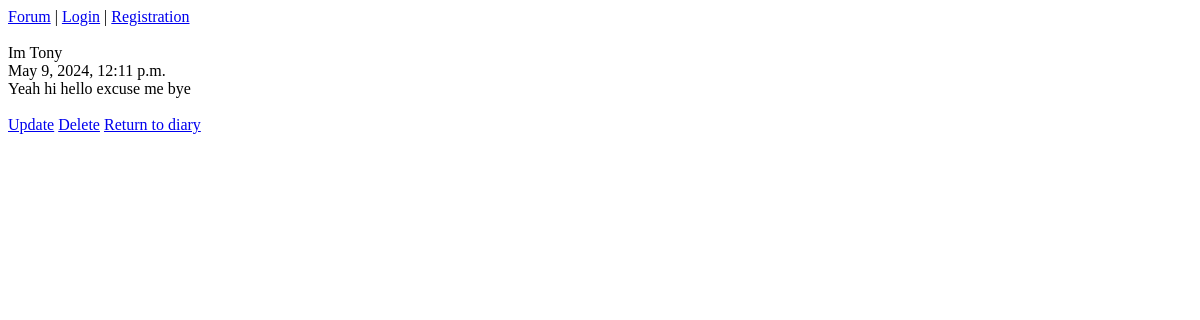
Before: /3 with the older database file.
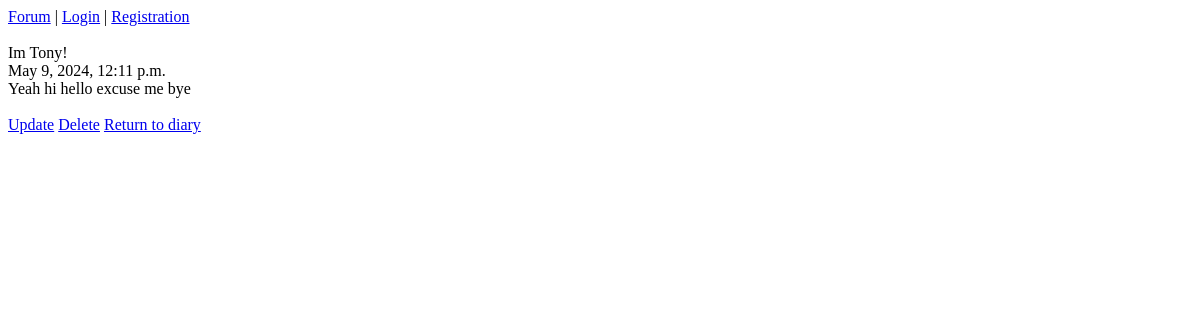
After: the same page with the newer database file.
### main/models.py (models this page shows, shortened)
class Note(models.Model):
    title = models.CharField(max_length=50)
    body = models.TextField()
    date = models.DateTimeField(auto_now_add=True)
    author = models.ForeignKey(User, on_delete=models.CASCADE, default=None)

### main/views.py (the view)
# urls.py: path('<int:pk>', views.ViewNote.as_view(), name='view_note'),
class ViewNote(DeleteView):
    model = Note
    template_name = 'main/view_note.html'
    context_object_name = 'view_note'

### main/templates/main/view_note.html (shortened to what this page needs)
{% extends 'main/layout.html' %}
{% block content %}
    {{ view_note.title }}<br>
    {{ view_note.date }}<br>
    {{ view_note.body }}<br><br>
    <a href="{% url 'update_note' view_note.id %}">Update</a>
    <a href="{% url 'delete_note' view_note.id %}">Delete</a>
    <a href="/">Return to diary</a>
{% endblock %}

Changed rows visible on the page:
changed Note "Yeah hi hello excuse me bye": title "Im Tony" → "Im Tony!"
